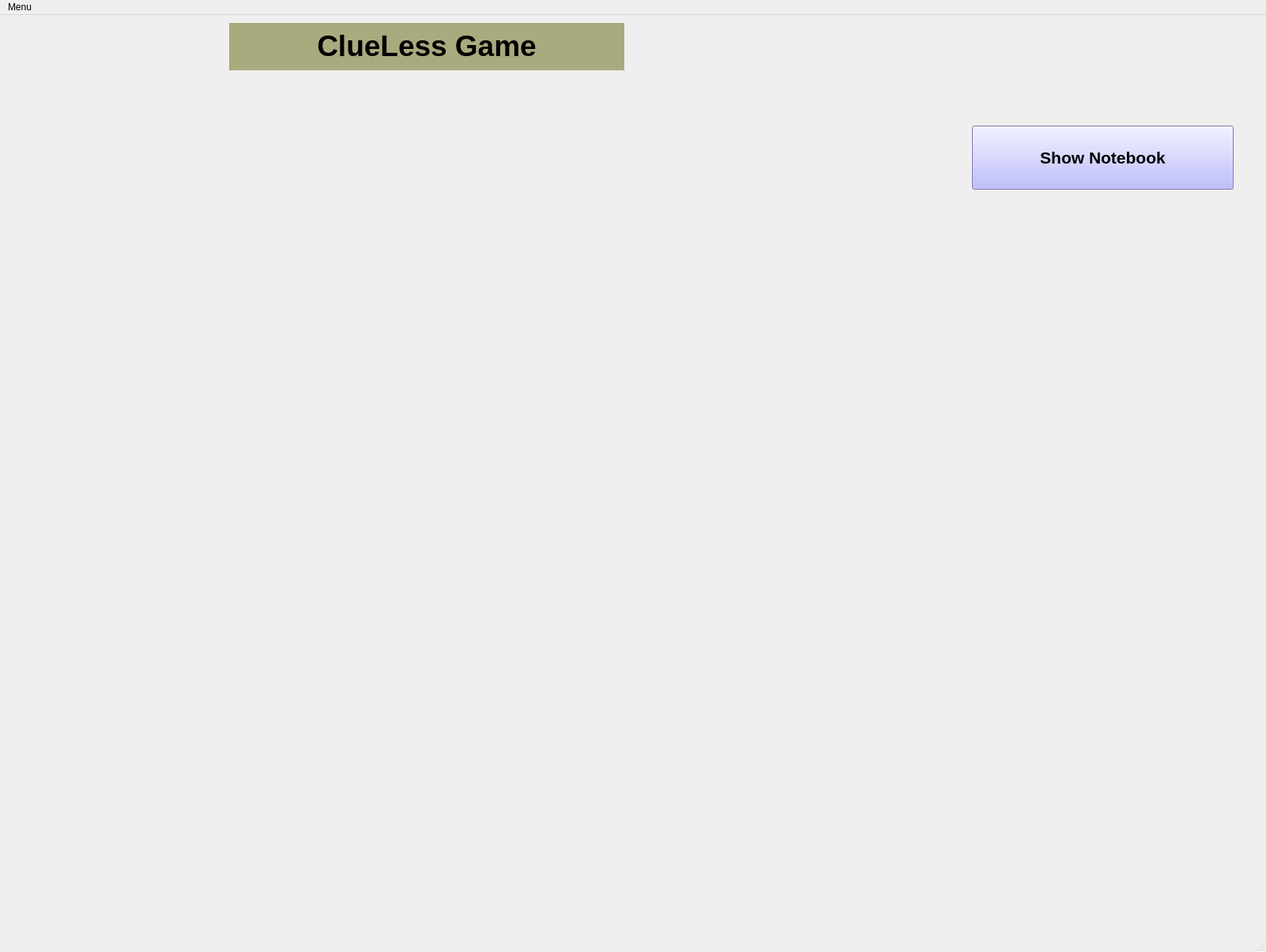
<?xml version="1.0" encoding="UTF-8"?>
<ui version="4.0">
 <class>MainWindow</class>
 <widget class="QMainWindow" name="MainWindow">
  <property name="geometry">
   <rect>
    <x>0</x>
    <y>0</y>
    <width>1602</width>
    <height>1205</height>
   </rect>
  </property>
  <property name="palette">
   <palette>
    <active>
     <colorrole role="Button">
      <brush brushstyle="SolidPattern">
       <color alpha="255">
        <red>170</red>
        <green>170</green>
        <blue>127</blue>
       </color>
      </brush>
     </colorrole>
    </active>
    <inactive>
     <colorrole role="Button">
      <brush brushstyle="SolidPattern">
       <color alpha="255">
        <red>170</red>
        <green>170</green>
        <blue>127</blue>
       </color>
      </brush>
     </colorrole>
    </inactive>
    <disabled>
     <colorrole role="Button">
      <brush brushstyle="SolidPattern">
       <color alpha="255">
        <red>170</red>
        <green>170</green>
        <blue>127</blue>
       </color>
      </brush>
     </colorrole>
    </disabled>
   </palette>
  </property>
  <property name="windowTitle">
   <string>MainWindow</string>
  </property>
  <widget class="QWidget" name="centralwidget">
   <widget class="QLabel" name="Gameboard">
    <property name="geometry">
     <rect>
      <x>10</x>
      <y>90</y>
      <width>1200</width>
      <height>1100</height>
     </rect>
    </property>
    <property name="styleSheet">
     <string notr="true">border-image: url(:/newPrefix/gameboard.jpg) 0 0 0 0 stretch stretch;</string>
    </property>
    <property name="text">
     <string/>
    </property>
   </widget>
   <widget class="QLabel" name="label">
    <property name="geometry">
     <rect>
      <x>-10</x>
      <y>-10</y>
      <width>1600</width>
      <height>1200</height>
     </rect>
    </property>
    <property name="styleSheet">
     <string notr="true">border-image: url(:/newPrefix/background.jpg) 0 0 0 0 stretch stretch;</string>
    </property>
    <property name="text">
     <string/>
    </property>
   </widget>
   <widget class="QLabel" name="GameTitle">
    <property name="geometry">
     <rect>
      <x>290</x>
      <y>10</y>
      <width>500</width>
      <height>60</height>
     </rect>
    </property>
    <property name="font">
     <font>
      <pointsize>28</pointsize>
      <weight>75</weight>
      <bold>true</bold>
     </font>
    </property>
    <property name="styleSheet">
     <string notr="true">background-color: rgb(170, 170, 127);</string>
    </property>
    <property name="text">
     <string>&lt;html&gt;&lt;head/&gt;&lt;body&gt;&lt;p align=&quot;center&quot;&gt;ClueLess Game&lt;/p&gt;&lt;/body&gt;&lt;/html&gt;</string>
    </property>
   </widget>
   <widget class="QPushButton" name="Show_Ntbk">
    <property name="geometry">
     <rect>
      <x>1230</x>
      <y>140</y>
      <width>331</width>
      <height>81</height>
     </rect>
    </property>
    <property name="font">
     <font>
      <pointsize>16</pointsize>
      <weight>75</weight>
      <bold>true</bold>
     </font>
    </property>
    <property name="styleSheet">
     <string notr="true">background-color: rgb(170, 170, 255);</string>
    </property>
    <property name="text">
     <string>Show Notebook</string>
    </property>
   </widget>
   <zorder>label</zorder>
   <zorder>Gameboard</zorder>
   <zorder>GameTitle</zorder>
   <zorder>Show_Ntbk</zorder>
  </widget>
  <widget class="QMenuBar" name="menubar">
   <property name="geometry">
    <rect>
     <x>0</x>
     <y>0</y>
     <width>1602</width>
     <height>21</height>
    </rect>
   </property>
   <widget class="QMenu" name="menuMenu">
    <property name="title">
     <string>Menu</string>
    </property>
    <addaction name="actionReady"/>
   </widget>
   <addaction name="menuMenu"/>
  </widget>
  <widget class="QStatusBar" name="statusbar"/>
  <action name="actionReady">
   <property name="text">
    <string>Ready</string>
   </property>
  </action>
 </widget>
 <resources>
  <include location="gameboard.qrc"/>
 </resources>
 <connections>
  <connection>
   <sender>Show_Ntbk</sender>
   <signal>clicked()</signal>
   <receiver>Show_Ntbk</receiver>
   <slot>click()</slot>
   <hints>
    <hint type="sourcelabel">
     <x>1446</x>
     <y>168</y>
    </hint>
    <hint type="destinationlabel">
     <x>1372</x>
     <y>184</y>
    </hint>
   </hints>
  </connection>
 </connections>
</ui>
